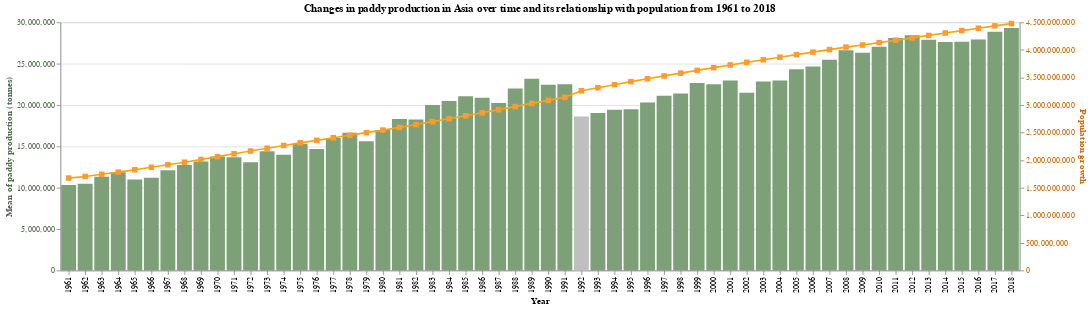

Notebook cell for this chart:
### Code cell
# Paddy production plot
wheat_plot= alt.Chart(tidy_df, title='Changes in paddy production in Asia over time and its relationship with population from 1961 to 2018') \
               .mark_bar().encode(
    x='Year',
    y = alt.Y('mean(Paddy)', title='Mean of paddy production (tonnes)',
             axis=alt.Axis(titleColor='#4e684a')),
    color=alt.condition(
        alt.datum.Year == '1992', # highlight the year when paddy production and population decreased markedly
        alt.value('#bfbfbf'),
        alt.value('#7da079')))

# Population plot
pop_plot = alt.Chart(tidy_df).mark_line(color = 'orange').encode(
    x='Year',
    y = alt.Y('sum(Population)', title='Population growth',
             axis=alt.Axis(titleColor='#cc6600')))
pop_plot = pop_plot + pop_plot.mark_square(color = '#ff9933', size = 45)

plot = wheat_plot + pop_plot
plot

alt.layer(wheat_plot, pop_plot).resolve_scale(
    y = 'independent').configure_axisLeft(labelColor='#4e684a').configure_axisRight(labelColor='#cc6600')

### Figure 1 — Vega-Lite specification as saved in the notebook (floating-point values rounded to 4 significant figures; data arrays with more than 128 entries replaced by an {"elided": "..."} marker saying what was removed)
{"config": {"view": {"continuousWidth": 400, "continuousHeight": 300}, "axisLeft": {"labelColor": "#4e684a"}, "axisRight": {"labelColor": "#cc6600"}}, "layer": [{"mark": "bar", "encoding": {"color": {"condition": {"value": "#bfbfbf", "test": "(datum.Year === '1992')"}, "value": "#7da079"}, "x": {"type": "nominal", "field": "Year"}, "y": {"type": "quantitative", "aggregate": "mean", "axis": {"titleColor": "#4e684a"}, "field": "Paddy", "title": "Mean of paddy production (tonnes)"}}, "title": "Changes in paddy production in Asia over time and its relationship with population from 1961 to 2018"}, {"layer": [{"mark": {"type": "line", "color": "orange"}, "encoding": {"x": {"type": "nominal", "field": "Year"}, "y": {"type": "quantitative", "aggregate": "sum", "axis": {"titleColor": "#cc6600"}, "field": "Population", "title": "Population growth"}}}, {"mark": {"type": "square", "color": "#ff9933", "size": 45}, "encoding": {"x": {"type": "nominal", "field": "Year"}, "y": {"type": "quantitative", "aggregate": "sum", "axis": {"titleColor": "#cc6600"}, "field": "Population", "title": "Population growth"}}}]}], "data": {"name": "data-971e7f0cd03c829501e805b101e7ed92"}, "resolve": {"scale": {"y": "independent"}}, "$schema": "https://vega.github.io/schema/vega-lite/v4.8.1.json", "datasets": {"data-971e7f0cd03c829501e805b101e7ed92": {"elided": "2269 records"}}}
